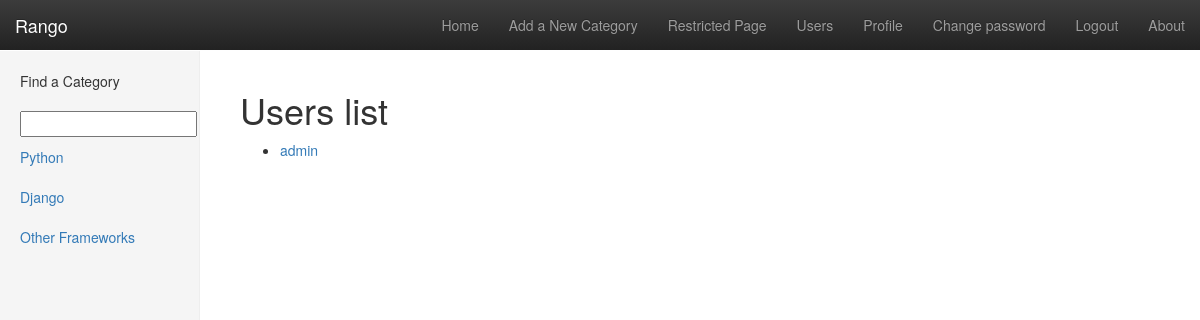
/accounts/users/ (signed in), run on the app's committed database.
### rango/models.py (models this page shows, shortened)
class Category(models.Model):
    name = models.CharField(max_length=128, unique=True)
    views = models.IntegerField(default=0, validators=[validate_negative])
    likes = models.IntegerField(default=0)
    slug = models.SlugField()
    class Meta:
        verbose_name_plural = "Categories"

### rango/views.py (the view)
# urls.py: path('accounts/users/', views.users, name='users'),
@login_required
def users(request):
    context_dict = {}
    try:
        users = User.objects.all()
        context_dict['users'] = users
    except User.DoesNotExist:
        pass
    return render(request, 'registration/users.html', context_dict)

### rango/templatetags/rango_extras.py (called while the page is built)
@register.inclusion_tag('rango/cats.html')
def get_category_list(cat=None):
    return {'cats': Category.objects.all(), 'act_cat': cat}

### templates/registration/users.html (shortened to what this page needs)
{% extends 'base.html' %}
{% load static %}
{% block body_block %}
    {% if user.is_authenticated %}
        <h1>Users list</h1>
        {% if users %}
            <ul>
                {% for user in users %}
                    <li><a href="{% url 'users' %}{{user.id}}/">
                        {{ user.username }}</a></li>
                {% endfor %}
            </ul>
        {% else %}
            <strong>No users registered.</strong><br/>
        {% endif %}
    {% endif %}
{% endblock %}

### templates/rango/cats.html
<ul class="nav nav-sidebar">
    {% if cats %}
        {% for c in cats %}
            {% if c == act_cat %}
                <li  class="active" >
            {% else  %}
                <li>
            {% endif %}
            <a href="{% url 'rango:category'  c.slug %}">{{ c.name }}</a></li>        {% endfor %}
    {% else %}
        <li> <strong >There are no category present.</strong></li>
    {% endif %}
</ul>

### static/css/dashboard.css (style rules this page uses)
body { padding-top: 50px; }
.nav-sidebar { margin-right: -21px; margin-bottom: 20px; margin-left: -20px; }
.nav-sidebar > li > a { padding-right: 20px; padding-left: 20px; }

### data on the page
Category: name "Python"
Category: name "Django"
Category: name "Other Frameworks"

### other printed values
{{ user.username }} "admin"
